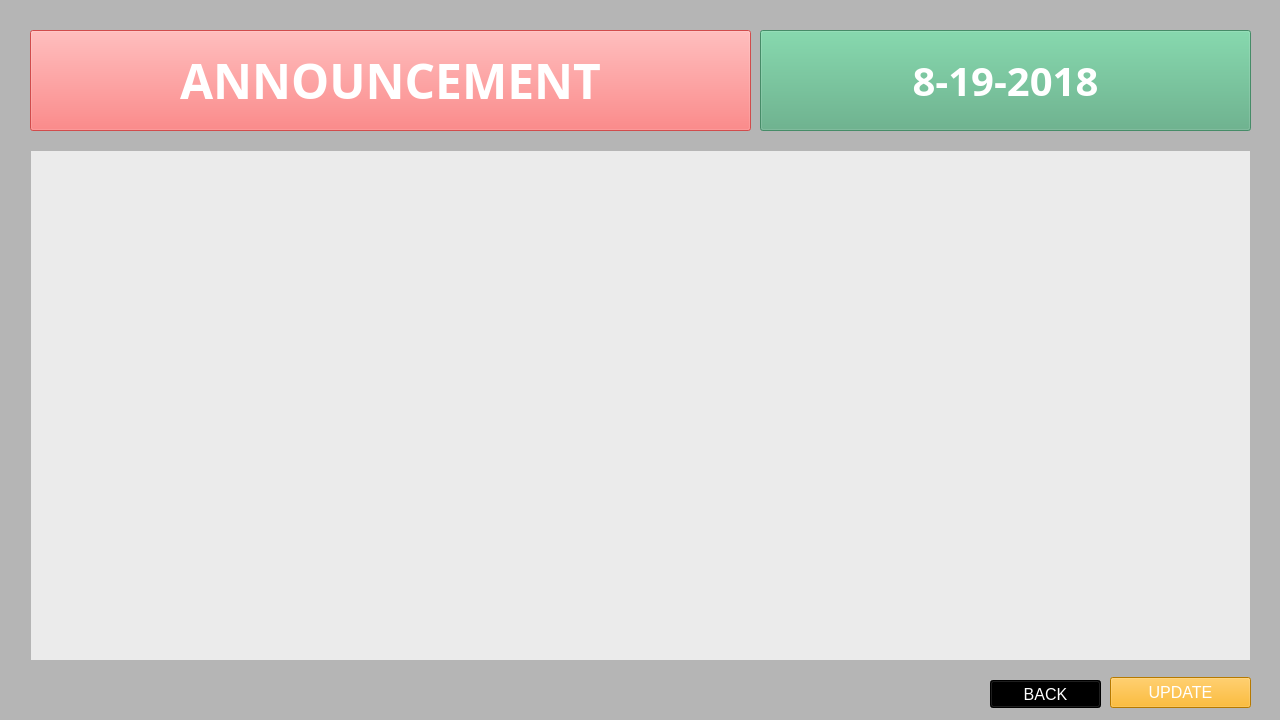
<?xml version="1.0" encoding="UTF-8"?>
<ui version="4.0">
 <class>MainWindow</class>
 <widget class="QMainWindow" name="MainWindow">
  <property name="geometry">
   <rect>
    <x>0</x>
    <y>0</y>
    <width>1280</width>
    <height>720</height>
   </rect>
  </property>
  <property name="font">
   <font>
    <pointsize>10</pointsize>
   </font>
  </property>
  <property name="windowTitle">
   <string>Announcement</string>
  </property>
  <property name="styleSheet">
   <string notr="true">background-color: rgb(181, 181, 181);</string>
  </property>
  <widget class="QWidget" name="centralwidget">
   <widget class="QPlainTextEdit" name="plainTextEditAnnounce">
    <property name="geometry">
     <rect>
      <x>30</x>
      <y>150</y>
      <width>1221</width>
      <height>511</height>
     </rect>
    </property>
    <property name="font">
     <font>
      <family>Century Gothic</family>
      <pointsize>36</pointsize>
     </font>
    </property>
    <property name="styleSheet">
     <string notr="true">background-color: rgb(235, 235, 235);
</string>
    </property>
    <property name="verticalScrollBarPolicy">
     <enum>Qt::ScrollBarAlwaysOff</enum>
    </property>
    <property name="horizontalScrollBarPolicy">
     <enum>Qt::ScrollBarAlwaysOff</enum>
    </property>
    <property name="plainText">
     <string/>
    </property>
   </widget>
   <widget class="QPushButton" name="pushButtonUpdate">
    <property name="geometry">
     <rect>
      <x>1110</x>
      <y>677</y>
      <width>141</width>
      <height>31</height>
     </rect>
    </property>
    <property name="font">
     <font>
      <pointsize>12</pointsize>
     </font>
    </property>
    <property name="styleSheet">
     <string notr="true">background-color: rgb(255, 170, 0);
color: rgb(255, 255, 255);</string>
    </property>
    <property name="text">
     <string>UPDATE</string>
    </property>
    <property name="icon">
     <iconset>
      <normaloff>icons8_Edit_Property_32px.png</normaloff>icons8_Edit_Property_32px.png</iconset>
    </property>
    <property name="iconSize">
     <size>
      <width>23</width>
      <height>23</height>
     </size>
    </property>
   </widget>
   <widget class="QPushButton" name="pushButtonBack">
    <property name="geometry">
     <rect>
      <x>990</x>
      <y>680</y>
      <width>111</width>
      <height>28</height>
     </rect>
    </property>
    <property name="font">
     <font>
      <pointsize>12</pointsize>
     </font>
    </property>
    <property name="styleSheet">
     <string notr="true">background-color: rgb(0, 0, 0);
color: rgb(255, 255, 255);</string>
    </property>
    <property name="text">
     <string>BACK</string>
    </property>
    <property name="icon">
     <iconset>
      <normaloff>icons8_Back_To_26px.png</normaloff>icons8_Back_To_26px.png</iconset>
    </property>
   </widget>
   <widget class="QPushButton" name="pushButtonAnnouncement">
    <property name="enabled">
     <bool>false</bool>
    </property>
    <property name="geometry">
     <rect>
      <x>30</x>
      <y>30</y>
      <width>721</width>
      <height>101</height>
     </rect>
    </property>
    <property name="font">
     <font>
      <family>Century Gothic</family>
      <pointsize>36</pointsize>
      <weight>75</weight>
      <bold>true</bold>
     </font>
    </property>
    <property name="mouseTracking">
     <bool>false</bool>
    </property>
    <property name="styleSheet">
     <string notr="true">background-color: rgb(254, 92, 92);
color: rgb(255, 255, 255);</string>
    </property>
    <property name="text">
     <string>ANNOUNCEMENT</string>
    </property>
    <property name="icon">
     <iconset>
      <normaloff>icons8_Advertising_50px.png</normaloff>icons8_Advertising_50px.png</iconset>
    </property>
    <property name="iconSize">
     <size>
      <width>50</width>
      <height>50</height>
     </size>
    </property>
    <property name="flat">
     <bool>false</bool>
    </property>
   </widget>
   <widget class="QPushButton" name="labelDateToday">
    <property name="enabled">
     <bool>false</bool>
    </property>
    <property name="geometry">
     <rect>
      <x>760</x>
      <y>30</y>
      <width>491</width>
      <height>101</height>
     </rect>
    </property>
    <property name="font">
     <font>
      <family>Century Gothic</family>
      <pointsize>30</pointsize>
      <weight>75</weight>
      <bold>true</bold>
     </font>
    </property>
    <property name="mouseTracking">
     <bool>false</bool>
    </property>
    <property name="styleSheet">
     <string notr="true">background-color: rgb(85, 170, 127);
color: rgb(255, 255, 255);</string>
    </property>
    <property name="text">
     <string>8-19-2018</string>
    </property>
    <property name="icon">
     <iconset>
      <normaloff>icons8_Calendar_96px.png</normaloff>icons8_Calendar_96px.png</iconset>
    </property>
    <property name="iconSize">
     <size>
      <width>70</width>
      <height>70</height>
     </size>
    </property>
    <property name="flat">
     <bool>false</bool>
    </property>
   </widget>
  </widget>
 </widget>
 <resources/>
 <connections/>
</ui>
